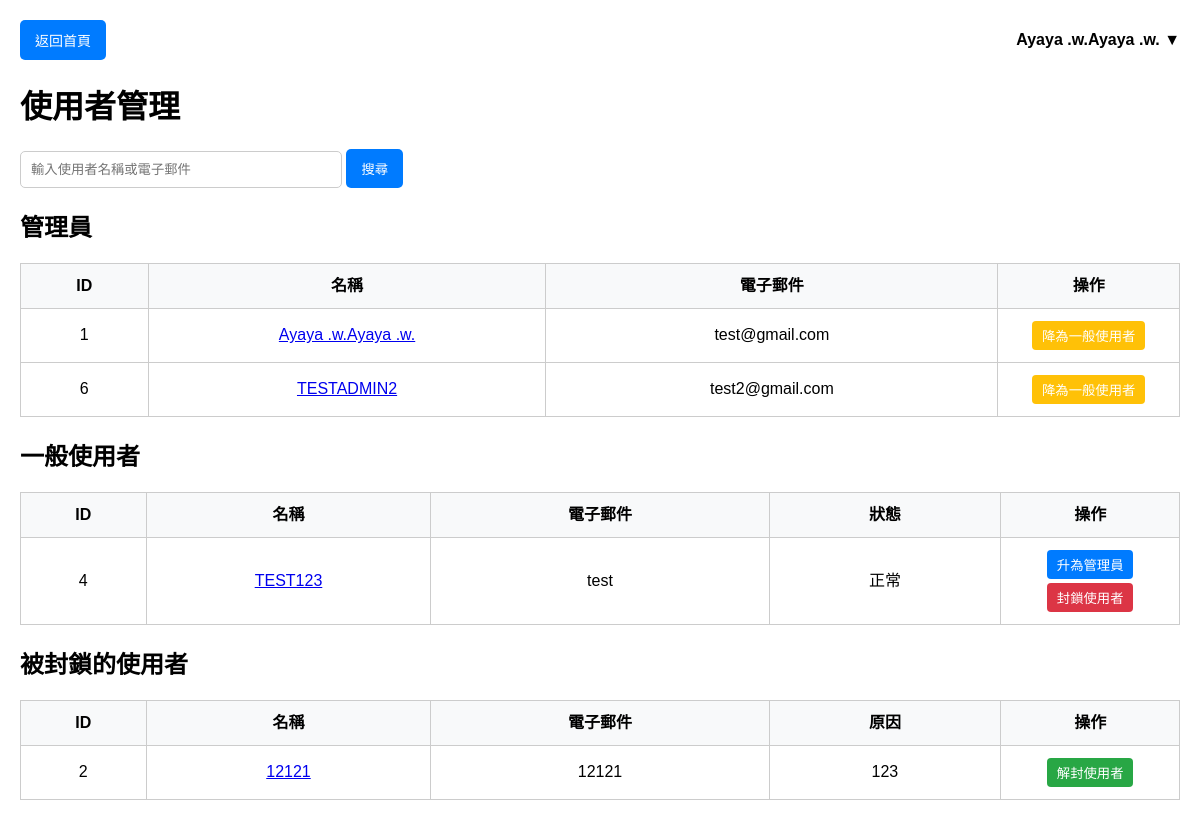
/admin/userManagement.php (signed in), run on the app's committed database.
### tables this page shows
CREATE TABLE `accounts` (
  `No` int(100) NOT NULL,
  `Email` varchar(100) NOT NULL,
  `Password` varchar(100) NOT NULL,
  `Name` varchar(100) NOT NULL,
  `Type` varchar(100) NOT NULL,
  `Status` enum('active','blocked') NOT NULL DEFAULT 'active',
  `block_reason` text DEFAULT NULL
);

### admin/userManagement.php (the view, shortened to what this page needs)
<?php
require('../db.inc');
$sqlAdmins = "SELECT No, Name, Email, Type FROM accounts WHERE Type = 'Admin'";
$sqlUsers = "SELECT No, Name, Email, Type, Status FROM accounts WHERE Type = 'User'";
$resultAdmins = mysqli_query($link, $sqlAdmins);
$resultUsers = mysqli_query($link, $sqlUsers);
?>
<!DOCTYPE html>
<html lang="zh-TW">
<head>
</head>
<body>
    <div class="top-bar">
        <a href="../index.php" class="home-button">返回首頁</a>
        <?php include('../userMenu.php');  ?>
    </div>
    <h1>使用者管理</h1>
    <form method="GET" action="userSearchResult.php" style="margin-bottom: 20px;">
        <input type="text" name="query" placeholder="輸入使用者名稱或電子郵件" required style="padding: 10px; width: 300px; border: 1px solid #ccc; border-radius: 5px;">
        <button type="submit" style="padding: 10px 15px; background-color: #007BFF; color: white; border: none; border-radius: 5px; cursor: pointer;">搜尋</button>
    </form>
    <h2>管理員</h2>
    <table class="table-layout admin-table">
        <thead>
            <tr>
                <th>ID</th>
                <th>名稱</th>
                <th>電子郵件</th>
                <th>操作</th>
            </tr>
        </thead>
        <tbody>
            <?php mysqli_data_seek($resultAdmins, 0);  ?>
            <?php while ($admin = mysqli_fetch_assoc($resultAdmins)): ?>
                <tr>
                    <td><?php echo htmlspecialchars($admin['No']); ?></td>
                    <td>
                        <a href="../profile/publicProfile.php?seller_id=<?php echo htmlspecialchars($admin['No']); ?>" target="_blank">
                            <?php echo htmlspecialchars($admin['Name']); ?>
                        </a>
                    </td>
                    <td><?php echo htmlspecialchars($admin['Email']); ?></td>
                    <td>
                        <form method="POST" action="updateUser.php" style="display: inline;" onsubmit="return confirmAction('demote', '<?php echo htmlspecialchars(addslashes($admin['Name'])); ?>')">
                            <button type="submit" class="action-button demote">降為一般使用者</button>
                        </form>
                    </td>
                </tr>
            <?php endwhile; ?>
        </tbody>
    </table>
    <h2>一般使用者</h2>
    <table class="table-layout">
        <thead>
            <tr>
                <th>ID</th>
                <th>名稱</th>
                <th>電子郵件</th>
                <th>狀態</th>
                <th>操作</th>
            </tr>
        </thead>
        <tbody>
            <?php mysqli_data_seek($resultUsers, 0);  ?>
            <?php while ($user_row = mysqli_fetch_assoc($resultUsers)): ?>
                <?php if ($user_row['Status'] !== 'blocked'): ?>
                <tr>
                    <td><?php echo htmlspecialchars($user_row['No']); ?></td>
                    <td>
                        <a href="../profile/publicProfile.php?seller_id=<?php echo htmlspecialchars($user_row['No']); ?>" target="_blank">
                            <?php echo htmlspecialchars($user_row['Name']); ?>
                        </a>
                    </td>
                    <td><?php echo htmlspecialchars($user_row['Email']); ?></td>
                    <td>正常</td>
                    <td>
                        <form method="POST" action="updateUser.php" style="display: inline;" onsubmit="return confirmAction('promote', '<?php echo htmlspecialchars(addslashes($user_row['Name'])); ?>')">
                            <button type="submit" class="action-button promote">升為管理員</button>
                        </form>
                        <button class="action-button block" onclick="toggleBlockReasonForm(<?php echo htmlspecialchars($user_row['No']); ?>)">封鎖使用者</button>
                    </td>
                </tr>
                <?php endif; ?>
            <?php endwhile; ?>
        </tbody>
    </table>
    <h2>被封鎖的使用者</h2>
    <table class="table-layout">
        <thead>
            <tr>
                <th>ID</th>
                <th>名稱</th>
                <th>電子郵件</th>
                <th>原因</th>
                <th>操作</th>
            </tr>
        </thead>
        <tbody>
            <?php
            $sqlBlockedUsers = "SELECT No, Name, Email, block_reason FROM accounts WHERE Status = 'blocked'";
            $resultBlockedUsers = mysqli_query($link, $sqlBlockedUsers);
            if ($resultBlockedUsers) {
                while ($blockedUser = mysqli_fetch_assoc($resultBlockedUsers)): ?>
                    <tr>
                        <td><?php echo htmlspecialchars($blockedUser['No']); ?></td>
                        <td>
                            <a href="../profile/publicProfile.php?seller_id=<?php echo htmlspecialchars($blockedUser['No']); ?>" target="_blank">
                                <?php echo htmlspecialchars($blockedUser['Name']); ?>
                            </a>
                        </td>
                        <td><?php echo htmlspecialchars($blockedUser['Email']); ?></td>
                        <td><?php echo htmlspecialchars($blockedUser['block_reason']); ?></td>
                        <td>
                            <form method="POST" action="updateUser.php" style="display: inline;" onsubmit="return confirmAction('unblock', '<?php echo htmlspecialchars(addslashes($blockedUser['Name'])); ?>')">
                                <button type="submit" class="action-button unblock">解封使用者</button>
                            </form>
                        </td>
                    </tr>
            <?php
                endwhile;
            } else {
                echo "<tr><td colspan='5'>查詢被封鎖使用者時發生錯誤：" . mysqli_error($link) . "</td></tr>";
            }
            ?>
        </tbody>
    </table>
</body>
</html>

### admin/userManagement.php (style rules this page uses)
body { font-family: Arial, sans-serif; margin: 20px; }
.top-bar { display: flex; justify-content: space-between; align-items: center; margin-bottom: 20px; }
.home-button { background-color: #007BFF; color: white; padding: 10px 15px; border: none; border-radius: 5px; font-size: 14px; cursor: pointer; text-decoration: none; }
table { width: 100%; border-collapse: collapse; margin-bottom: 20px; }
th, td { border: 1px solid #ccc; padding: 10px; text-align: center; }
th { background-color: #f8f9fa; }
.action-button { padding: 5px 10px; border: none; border-radius: 4px; cursor: pointer; margin: 2px; }
.promote { background-color: #007BFF; color: white; }
.demote { background-color: #FFC107; color: white; }
.block { background-color: #DC3545; color: white; }
.unblock { background-color: #28a745; color: white; }
.table-layout { table-layout: fixed; width: 100%; border-collapse: collapse; }
.table-layout th, .table-layout td { border: 1px solid #ccc; padding: 10px; text-align: center; vertical-align: middle; line-height: 1.5; word-wrap: break-word; }
.table-layout:not(.admin-table) th:nth-child(1), .table-layout:not(.admin-table) td:nth-child(1) { width: 10%; }
.table-layout:not(.admin-table) th:nth-child(2), .table-layout:not(.admin-table) td:nth-child(2) { width: 25%; }
.table-layout:not(.admin-table) th:nth-child(3), .table-layout:not(.admin-table) td:nth-child(3) { width: 30%; }
.table-layout:not(.admin-table) th:nth-child(4), .table-layout:not(.admin-table) td:nth-child(4) { width: 20%; }
.table-layout:not(.admin-table) th:nth-child(5), .table-layout:not(.admin-table) td:nth-child(5) { width: 15%; }
.admin-table th:nth-child(1), .admin-table td:nth-child(1) { width: 10%; }
.admin-table th:nth-child(2), .admin-table td:nth-child(2) { width: 35%; }
.admin-table th:nth-child(3), .admin-table td:nth-child(3) { width: 40%; }
.admin-table th:nth-child(4), .admin-table td:nth-child(4) { width: 15%; }

### data on the page
accounts: No "1", Name "Ayaya .w.Ayaya .w.", Email "test@gmail.com"
accounts: No "6", Name "TESTADMIN2", Email "test2@gmail.com"
accounts: No "4", Name "TEST123", Email "test"
accounts: No "2", Name "12121", Email "12121", block_reason "123"

### other printed values
$_SESSION["name"] "Ayaya .w.Ayaya .w."
